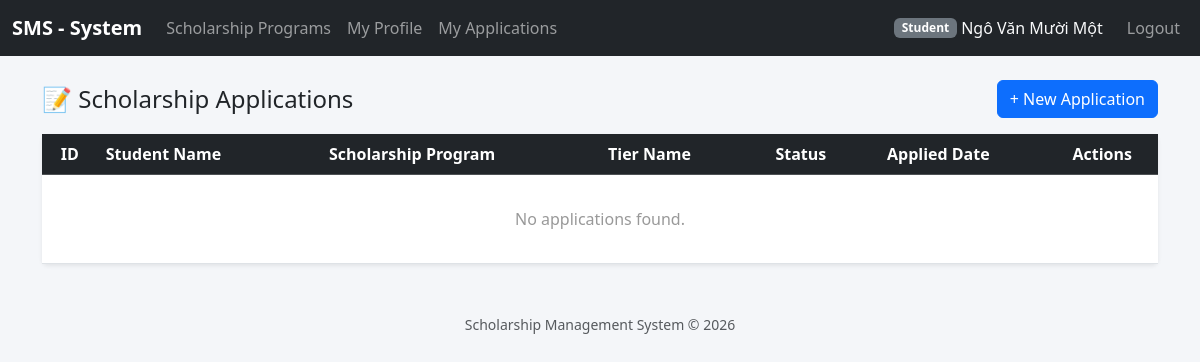
Page /index.php?controller=applications&action=index (signed in) on the earlier database version.
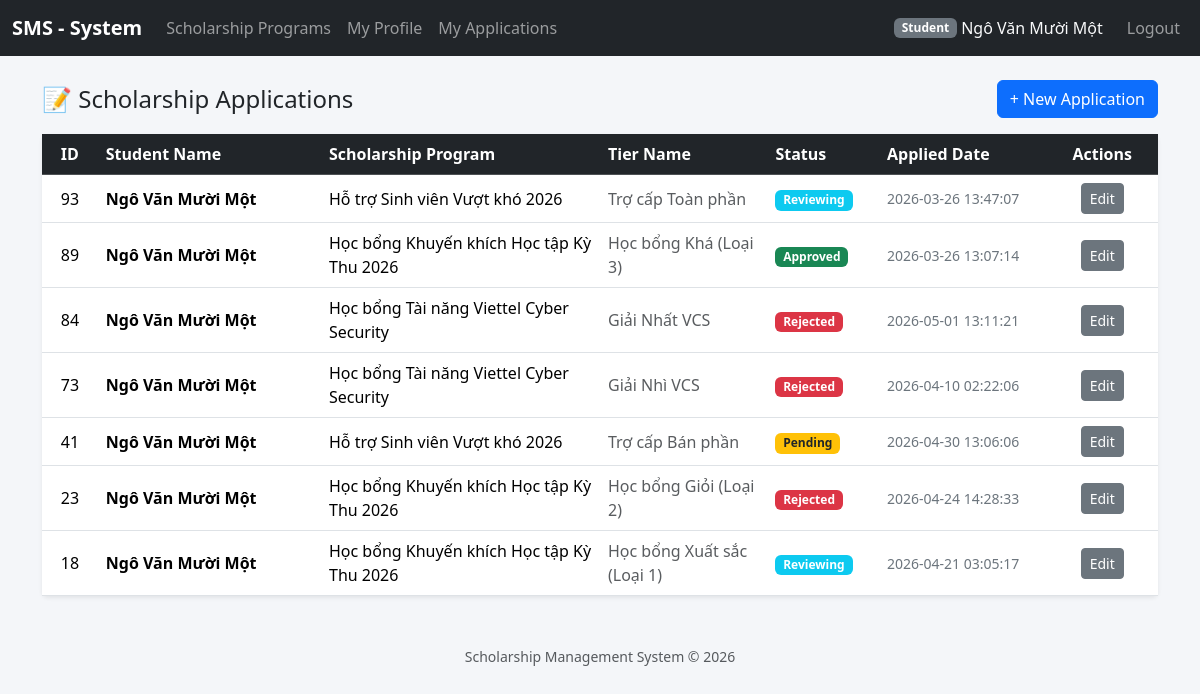
Same page on the later database version.
### tables this page shows
CREATE TABLE `applications` (
  `id` int(11) NOT NULL,
  `user_id` int(11) NOT NULL,
  `tier_id` int(11) NOT NULL,
  `profile_id` int(11) NOT NULL,
  `reviewer_id` int(11) DEFAULT NULL,
  `status` enum('pending','reviewing','approved','rejected') DEFAULT 'pending',
  `applied_date` timestamp NOT NULL DEFAULT current_timestamp()
);

CREATE TABLE `users` (
  `id` int(11) NOT NULL,
  `email` varchar(255) NOT NULL,
  `password_hash` varchar(255) NOT NULL,
  `full_name` varchar(150) NOT NULL COMMENT 'Lưu họ tên chung cho toàn bộ User',
  `role` enum('admin','student','reviewer') DEFAULT 'student',
  `created_at` timestamp NOT NULL DEFAULT current_timestamp()
);

CREATE TABLE `scholarship_programs` (
  `id` int(11) NOT NULL,
  `title` varchar(255) NOT NULL,
  `scholarship_type` enum('internal_academic','corporate_sponsor','social_support') NOT NULL,
  `start_date` date DEFAULT NULL,
  `end_date` date DEFAULT NULL,
  `status` enum('active','closed','draft') DEFAULT 'draft',
  `min_gpa` decimal(3,2) DEFAULT 0.00,
  `min_training_score` int(11) DEFAULT 0
);

CREATE TABLE `scholarship_tiers` (
  `id` int(11) NOT NULL,
  `program_id` int(11) NOT NULL,
  `tier_name` varchar(100) NOT NULL COMMENT 'Ex: Xuất sắc hạng 1',
  `reward_amount` decimal(12,2) NOT NULL,
  `quota` int(11) DEFAULT 0
);

### config/database.php (called while the page is built)
<?php
class Database
{
    private static ?PDO $instance = null;
    public static function getConnection(): PDO
    {
        if (self::$instance === null) {
            $host    = 'localhost';
            $dbname  = 'scholarship_system';
            $user    = 'root';
            $pass    = '';
            $charset = 'utf8mb4';
            $dsn = "mysql:host={$host};dbname={$dbname};charset={$charset}";
            $options = [
                PDO::ATTR_ERRMODE            => PDO::ERRMODE_EXCEPTION,
                PDO::ATTR_DEFAULT_FETCH_MODE => PDO::FETCH_ASSOC,
                PDO::ATTR_EMULATE_PREPARES   => false,
            ];
            try {
                self::$instance = new PDO($dsn, $user, $pass, $options);
            } catch (PDOException $e) {
                die('Kết nối CSDL thất bại: ' . $e->getMessage());
            }
        }
        return self::$instance;
    }
}

### controllers/ApplicationController.php (called while the page is built, shortened)
<?php
require_once __DIR__ . '/../models/ApplicationModel.php';
require_once __DIR__ . '/../helpers/auth.php';
class ApplicationController
{
    private ApplicationModel $model;
    public function __construct()
    {
        $this->model = new ApplicationModel();
    }
    public function index(): void
    {
        $currentUser = current_user();
        if ($currentUser['role'] === 'student') {
            $applications = $this->model->getByUserId((int)$currentUser['id']);
        } elseif ($currentUser['role'] === 'reviewer') {
            $applications = $this->model->getByReviewerId((int)$currentUser['id']);
        } else {
            $applications = $this->model->getAll();
        }
        require __DIR__ . '/../views/applications/index.php';
    }
}

### helpers/functions.php (called while the page is built, shortened)
<?php
function e(?string $value): string
{
    return htmlspecialchars($value ?? '', ENT_QUOTES, 'UTF-8');
}
function url(string $controller, string $action = 'index', array $params = []): string
{
    $query = array_merge(['controller' => $controller, 'action' => $action], $params);
    return 'index.php?' . http_build_query($query);
}

### helpers/auth.php (called while the page is built, shortened)
<?php
require_once __DIR__ . '/../config/database.php';
function current_user(): ?array
{
    return $_SESSION['user'] ?? null;
}
function is_logged_in(): bool
{
    return isset($_SESSION['user']);
}

### models/ApplicationModel.php (called while the page is built, shortened)
<?php
require_once __DIR__ . '/../config/database.php';
class ApplicationModel
{
    private PDO $pdo;
    public function __construct()
    {
        $this->pdo = Database::getConnection();
    }
    public function getByUserId(int $userId): array
    {
        $stmt = $this->pdo->prepare("
            SELECT
                a.id,
                a.user_id,
                a.tier_id,
                a.status,
                a.applied_date,
                u.full_name as student_name,
                st.tier_name,
                sp.title as program_title
            FROM applications a
            INNER JOIN users u ON a.user_id = u.id
            INNER JOIN scholarship_tiers st ON a.tier_id = st.id
            INNER JOIN scholarship_programs sp ON st.program_id = sp.id
            WHERE a.user_id = ?
            ORDER BY a.id DESC
        ");
        $stmt->execute([$userId]);
        return $stmt->fetchAll(PDO::FETCH_ASSOC);
    }
}

### views/applications/index.php (the view, shortened to what this page needs)
<?php
require_once __DIR__ . '/../partials/header.php';
?>
<div class="d-flex justify-content-between align-items-center mb-3">
    <h4 class="mb-0">📝 Scholarship Applications</h4>
    <?php if (isset($currentUser) && $currentUser['role'] !== 'reviewer'): ?>
        <a href="index.php?controller=applications&action=create" class="btn btn-primary">+ New Application</a>
    <?php endif; ?>
</div>
<div class="card shadow-sm border-0">
    <div class="table-responsive">
        <table class="table table-hover align-middle mb-0">
            <thead class="table-dark">
                <tr>
                    <th style="width: 5%; text-align: center;">ID</th>
                    <th style="width: 20%;">Student Name</th>
                    <th style="width: 25%;">Scholarship Program</th>
                    <th style="width: 15%;">Tier Name</th>
                    <th style="width: 10%;">Status</th>
                    <th style="width: 15%;">Applied Date</th>
                    <th style="width: 10%; text-align: center;">Actions</th>
                </tr>
            </thead>
            <tbody>
            <?php if (empty($applications)): ?>
                <tr>
                    <td colspan="7" style="text-align: center; color: #999; padding: 2rem;">
                        No applications found.
                    </td>
                </tr>
            <?php else: ?>
                <?php foreach ($applications as $app): ?>
                <tr id="row-<?= htmlspecialchars($app['id']) ?>">
                    <td style="text-align: center; font-weight: 500;"><?= htmlspecialchars($app['id']) ?></td>
                    <td><strong><?= htmlspecialchars($app['student_name']) ?></strong></td>
                    <td><?= htmlspecialchars($app['program_title']) ?></td>
                    <td><span class="text-muted"><?= htmlspecialchars($app['tier_name']) ?></span></td>
                    <td>
                        <?php
                        $statusClass = 'badge bg-warning text-dark';
                        if ($app['status'] === 'approved') $statusClass = 'badge bg-success';
                        if ($app['status'] === 'rejected') $statusClass = 'badge bg-danger';
                        if ($app['status'] === 'reviewing') $statusClass = 'badge bg-info';
                        ?>
                        <span class="<?= $statusClass ?>"><?= htmlspecialchars(ucfirst($app['status'])) ?></span>
                    </td>
                    <td class="small text-secondary"><?= htmlspecialchars($app['applied_date']) ?></td>
                    <td style="text-align: center;">
                        <div class="actions d-flex gap-2 justify-content-center">
                            <?php if (in_array($currentUser['role'], ['admin', 'staff', 'student'], true)): ?>
                                <a href="index.php?controller=applications&action=edit&id=<?= htmlspecialchars($app['id']) ?>"
                                class="btn btn-sm btn-secondary">Edit</a>
                            <?php endif; ?>
                        </div>
                    </td>
                </tr>
                <?php endforeach; ?>
            <?php endif; ?>
            </tbody>
        </table>
    </div>
</div>
<?php require_once __DIR__ . '/../partials/footer.php'; ?>

### public/index.php (shortened to what this page needs)
<?php
require_once __DIR__ . '/../config/database.php';
require_once __DIR__ . '/../helpers/functions.php';
require_once __DIR__ . '/../helpers/auth.php';
$action = $_GET['action'] ?? 'index';
$controller = new $controllerClass();
$allowedActions = ['index', 'show', 'create', 'store', 'edit', 'update', 'delete', 'login', 'doLogin', 'logout', 'export', 'review', 'submitReview', 'exportCsv', 'exportHtml'];
if (in_array($action, $allowedActions) && method_exists($controller, $action)) {
    $controller->$action();
} else {
    http_response_code(404);
    echo "Page not found.";
}

### views/partials/header.php (shortened to what this page needs)
<!DOCTYPE html>
<html lang="en">
<head>
    <link href="https://cdn.jsdelivr.net/npm/bootstrap@5.3.3/dist/css/bootstrap.min.css" rel="stylesheet">
</head>
<body>
<nav class="navbar navbar-expand-lg navbar-dark bg-dark mb-4">
    <div class="container-fluid">
        <a class="navbar-brand" href="<?= e(url('scholarship_programs', 'index')) ?>">SMS - System</a>
        <div class="collapse navbar-collapse" id="navMain">
            <ul class="navbar-nav me-auto">
                <li class="nav-item"><a class="nav-link" href="<?= e(url('scholarship_programs', 'index')) ?>">Scholarship Programs</a></li>
                <?php if (isset(current_user()['role'])): ?>
                    <?php if (in_array(current_user()['role'], ['admin', 'reviewer', 'staff'], true)): ?>
                        <li class="nav-item"><a class="nav-link" href="<?= e(url('users', 'index')) ?>">Users</a></li>
                        <li class="nav-item"><a class="nav-link" href="<?= e(url('scholarship_tiers', 'index')) ?>">Tiers</a></li>
                        <li class="nav-item"><a class="nav-link" href="<?= e(url('applications', 'index')) ?>">Applications</a></li>
                        <?php else: ?>
                        <li class="nav-item"><a class="nav-link" href="<?= e(url('student_profiles', 'edit', ['id' => current_user()['id']])) ?>">My Profile</a></li>
                        <li class="nav-item"><a class="nav-link" href="<?= e(url('applications', 'index')) ?>">My Applications</a></li>
                    <?php endif; ?>
                <?php endif; ?>
            </ul>
            <ul class="navbar-nav">
                <?php if (is_logged_in()): $u = current_user(); ?>
                    <li class="nav-item d-flex align-items-center text-light me-3">
                        <span class="badge bg-secondary"><?= e(ucfirst($u['role'])) ?></span>&nbsp;<?= e($u['full_name']) ?>
                    </li>
                    <li class="nav-item">
                        <a class="nav-link" href="<?= e(url('auth', 'logout')) ?>">Logout</a>
                    </li>
                <?php else: ?>
                    <li class="nav-item">
                        <a class="nav-link" href="<?= e(url('auth', 'login')) ?>">Login</a>
                    </li>
                <?php endif; ?>
            </ul>
        </div>
    </div>
</nav>
<div class="container">

### views/partials/footer.php (shortened to what this page needs)
</div>
<footer class="text-center mt-5 mb-3 text-muted">
    <small>Scholarship Management System &copy; <?= date('Y') ?></small>
</footer>
</body>
</html>

### views/partials/header.php (style rules this page uses)
body { background-color: #f4f6f9; }
.navbar-brand { font-weight: 700; }

Differences in the rows shown:
added applications: id "93", user.full_name "Ngô Văn Mười Một", scholarship_programs.title "Hỗ trợ Sinh viên Vượt khó 2026", tier.tier_name "Trợ cấp Toàn phần", status "Reviewing", applied_date "2026-03-26 13:47:07"
added applications: id "89", user.full_name "Ngô Văn Mười Một", scholarship_programs.title "Học bổng Khuyến khích Học tập Kỳ Thu 2026", tier.tier_name "Học bổng Khá (Loại 3)", status "Approved", applied_date "2026-03-26 13:07:14"
added applications: id "84", user.full_name "Ngô Văn Mười Một", scholarship_programs.title "Học bổng Tài năng Viettel Cyber Security", tier.tier_name "Giải Nhất VCS", status "Rejected", applied_date "2026-05-01 13:11:21"
added applications: id "73", user.full_name "Ngô Văn Mười Một", scholarship_programs.title "Học bổng Tài năng Viettel Cyber Security", tier.tier_name "Giải Nhì VCS", status "Rejected", applied_date "2026-04-10 02:22:06"
added applications: id "41", user.full_name "Ngô Văn Mười Một", scholarship_programs.title "Hỗ trợ Sinh viên Vượt khó 2026", tier.tier_name "Trợ cấp Bán phần", status "Pending", applied_date "2026-04-30 13:06:06"
added applications: id "23", user.full_name "Ngô Văn Mười Một", scholarship_programs.title "Học bổng Khuyến khích Học tập Kỳ Thu 2026", tier.tier_name "Học bổng Giỏi (Loại 2)", status "Rejected", applied_date "2026-04-24 14:28:33"
added applications: id "18", user.full_name "Ngô Văn Mười Một", scholarship_programs.title "Học bổng Khuyến khích Học tập Kỳ Thu 2026", tier.tier_name "Học bổng Xuất sắc (Loại 1)", status "Reviewing", applied_date "2026-04-21 03:05:17"
Other differences:
text no longer shown: "No applications found."
